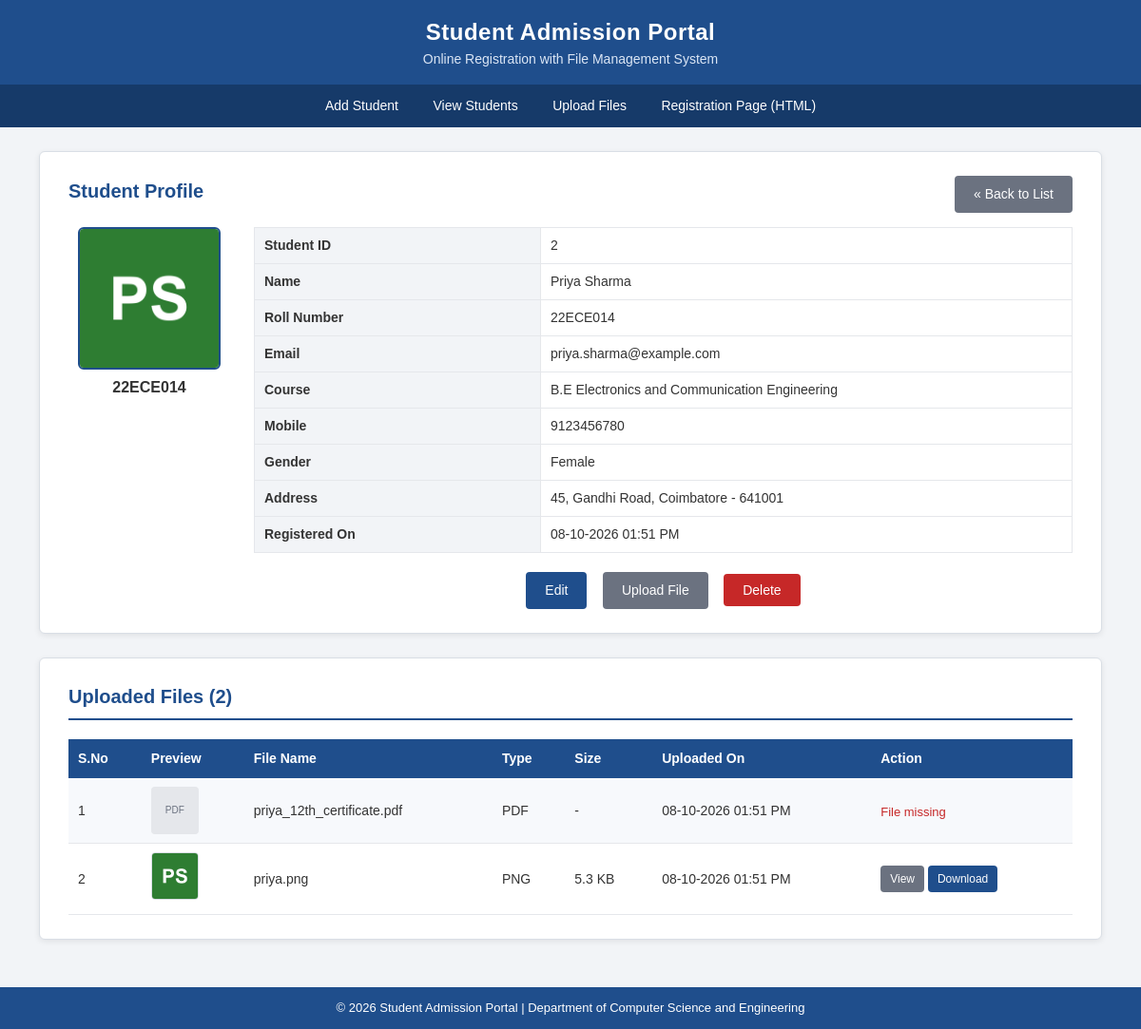
Page /PHP/student_details.php?id=2 on the committed database.
### tables this page shows
CREATE TABLE students (
    student_id    INT AUTO_INCREMENT,                  
    name          VARCHAR(100)  NOT NULL,              
    roll_number   VARCHAR(20)   NOT NULL,              
    email         VARCHAR(100)  NOT NULL,              
    password      VARCHAR(255)  NOT NULL,              
    course        VARCHAR(50)   NOT NULL,              
    mobile        CHAR(10)      NOT NULL,              
    gender        ENUM('Male','Female','Other') NOT NULL,
    address       TEXT          NOT NULL,              
    profile_image VARCHAR(255)  DEFAULT NULL,          
    created_at    TIMESTAMP     NOT NULL DEFAULT CURRENT_TIMESTAMP,  

     
    CONSTRAINT pk_students PRIMARY KEY (student_id),

     
    CONSTRAINT uq_students_roll  UNIQUE (roll_number),
    CONSTRAINT uq_students_email UNIQUE (email)
);

CREATE TABLE student_files (
    file_id     INT AUTO_INCREMENT,                    
    student_id  INT          NOT NULL,                 
    file_name   VARCHAR(255) NOT NULL,                 
    file_path   VARCHAR(255) NOT NULL,                 
    file_type   VARCHAR(10)  NOT NULL,                 
    upload_date TIMESTAMP    NOT NULL DEFAULT CURRENT_TIMESTAMP,

     
    CONSTRAINT pk_student_files PRIMARY KEY (file_id),

     
     
    CONSTRAINT fk_files_student FOREIGN KEY (student_id)
        REFERENCES students (student_id)
        ON DELETE CASCADE
        ON UPDATE CASCADE
);

### PHP/db.php (called while the page is built, shortened)
<?php
function e($text)
{
    return htmlspecialchars((string)$text, ENT_QUOTES, 'UTF-8');
}

### PHP/student_details.php (the view, shortened to what this page needs)
<?php
require_once 'db.php';
$id = filter_input(INPUT_GET, 'id', FILTER_VALIDATE_INT);
$student = null;
$files   = [];
try {
    $stmt = $conn->prepare('SELECT * FROM students WHERE student_id = ?');
    $stmt->bind_param('i', $id);
    $stmt->execute();
    $student = $stmt->get_result()->fetch_assoc();
    $stmt = $conn->prepare('SELECT * FROM student_files WHERE student_id = ? ORDER BY upload_date DESC, file_id DESC');
    $stmt->bind_param('i', $id);
    $stmt->execute();
    $result = $stmt->get_result();
    while ($row = $result->fetch_assoc()) {
        $files[] = $row;
    }
} catch (mysqli_sql_exception $ex) {
    set_flash('error', 'Database error: ' . $ex->getMessage());
    redirect('view_students.php');
}
function readable_size($bytes)
{
    return number_format($bytes / 1024, 1) . ' KB';
}
include 'header.php';
?>
<div class="card">
    <div class="top-bar">
        <h2>Student Profile</h2>
        <a href="view_students.php" class="btn btn-secondary">&laquo; Back to List</a>
    </div>
    <div class="profile-layout">
        <div class="profile-photo">
            <?php if (!empty($student['profile_image']) && is_file(__DIR__ . '/' . $student['profile_image'])): ?>
                <img src="<?php echo e($student['profile_image']); ?>" class="profile-img" alt="Profile photo">
            <?php else: ?>
                <span class="no-image large">No Image</span>
            <?php endif; ?>
            <p><strong><?php echo e($student['roll_number']); ?></strong></p>
        </div>
        <div class="profile-info">
            <table class="details-table">
                <tr><th>Student ID</th><td><?php echo $student['student_id']; ?></td></tr>
                <tr><th>Name</th><td><?php echo e($student['name']); ?></td></tr>
                <tr><th>Roll Number</th><td><?php echo e($student['roll_number']); ?></td></tr>
                <tr><th>Email</th><td><?php echo e($student['email']); ?></td></tr>
                <tr><th>Course</th><td><?php echo e($student['course']); ?></td></tr>
                <tr><th>Mobile</th><td><?php echo e($student['mobile']); ?></td></tr>
                <tr><th>Gender</th><td><?php echo e($student['gender']); ?></td></tr>
                <tr><th>Address</th><td><?php echo nl2br(e($student['address'])); ?></td></tr>
                <tr><th>Registered On</th><td><?php echo date('d-m-Y h:i A', strtotime($student['created_at'])); ?></td></tr>
            </table>
            <div class="button-row">
                <a href="edit_student.php?id=<?php echo $student['student_id']; ?>" class="btn btn-primary">Edit</a>
                <a href="upload_file.php?student_id=<?php echo $student['student_id']; ?>" class="btn btn-secondary">Upload File</a>
                <form action="delete_student.php" method="post" class="inline-form"
                      data-name="<?php echo e($student['name']); ?>"
                      onsubmit="return confirmDelete(this.getAttribute('data-name'))">
                    <input type="submit" class="btn btn-danger" value="Delete">
                </form>
            </div>
        </div>
    </div>
</div>
<div class="card">
    <h2>Uploaded Files (<?php echo count($files); ?>)</h2>
    <div class="table-wrapper">
        <table class="data-table">
            <tr>
                <th>S.No</th>
                <th>Preview</th>
                <th>File Name</th>
                <th>Type</th>
                <th>Size</th>
                <th>Uploaded On</th>
                <th>Action</th>
            </tr>
            <?php if (empty($files)): ?>
                <tr><td colspan="7" class="text-center muted">No files uploaded yet.</td></tr>
            <?php else: ?>
                <?php foreach ($files as $index => $file): ?>
                    <?php
                        $fullPath = __DIR__ . '/' . $file['file_path'];
                        $exists   = is_file($fullPath);
                        $isImage  = in_array($file['file_type'], IMAGE_EXTENSIONS, true);
                    ?>
                    <tr>
                        <td><?php echo $index + 1; ?></td>
                        <td>
                            <?php if ($exists && $isImage): ?>
                                <img src="<?php echo e($file['file_path']); ?>" class="thumb" alt="Preview">
                            <?php else: ?>
                                <span class="no-image"><?php echo strtoupper(e($file['file_type'])); ?></span>
                            <?php endif; ?>
                        </td>
                        <td><?php echo e($file['file_name']); ?></td>
                        <td><?php echo strtoupper(e($file['file_type'])); ?></td>
                        <td><?php echo $exists ? readable_size(filesize($fullPath)) : '-'; ?></td>
                        <td><?php echo date('d-m-Y h:i A', strtotime($file['upload_date'])); ?></td>
                        <td>
                            <?php if ($exists): ?>
                                <a href="<?php echo e($file['file_path']); ?>" target="_blank" class="btn btn-secondary btn-small">View</a>
                                <a href="<?php echo e($file['file_path']); ?>" download="<?php echo e($file['file_name']); ?>" class="btn btn-primary btn-small">Download</a>
                            <?php else: ?>
                                <span class="error">File missing</span>
                            <?php endif; ?>
                        </td>
                    </tr>
                <?php endforeach; ?>
            <?php endif; ?>
        </table>
    </div>
</div>
<?php include 'footer.php'; ?>

### PHP/header.php (shortened to what this page needs)
<!DOCTYPE html>
<html lang="en">
<head>
    <link rel="stylesheet" href="../Frontend/style.css">
</head>
<body>
    <header class="site-header">
        <h1>Student Admission Portal</h1>
        <p>Online Registration with File Management System</p>
    </header>
    <nav class="nav-bar">
        <a href="add_student.php">Add Student</a>
        <a href="view_students.php">View Students</a>
        <a href="upload_file.php">Upload Files</a>
        <a href="../Frontend/index.html">Registration Page (HTML)</a>
    </nav>
    <main class="main-content">

### PHP/footer.php (shortened to what this page needs)
    </main>
    <footer class="site-footer">
        &copy; <?php echo date('Y'); ?> Student Admission Portal | Department of Computer Science and Engineering
    </footer>
</body>
</html>

### Frontend/style.css (style rules this page uses)
* { margin: 0; padding: 0; box-sizing: border-box; }
body { font-family: Arial, Helvetica, sans-serif; background-color: #f2f4f7; color: #333333; line-height: 1.5; min-height: 100vh; display: flex; flex-direction: column; }
a { color: #1f4e8c; }
.site-header { background-color: #1f4e8c; color: #ffffff; padding: 16px 20px; text-align: center; }
.site-header h1 { font-size: 24px; letter-spacing: 0.5px; }
.site-header p { font-size: 14px; color: #dbe6f5; }
.nav-bar { background-color: #163a69; text-align: center; padding: 8px 10px; }
.nav-bar a { color: #ffffff; text-decoration: none; margin: 0 10px; font-size: 14px; display: inline-block; padding: 4px 6px; }
.main-content { flex: 1; width: 100%; max-width: 1150px; margin: 25px auto; padding: 0 16px; }
.card { background-color: #ffffff; border: 1px solid #d9dee5; border-radius: 6px; box-shadow: 0 2px 6px rgba(0, 0, 0, 0.08); padding: 25px 30px; margin: 0 auto 25px auto; }
.card h2 { color: #1f4e8c; font-size: 20px; border-bottom: 2px solid #1f4e8c; padding-bottom: 8px; margin-bottom: 20px; }
.error { display: block; color: #c62828; font-size: 13px; margin-top: 4px; min-height: 0; }
.btn { display: inline-block; padding: 9px 20px; font-size: 14px; border: none; border-radius: 4px; cursor: pointer; text-decoration: none; color: #ffffff; font-family: inherit; }
.btn-primary { background-color: #1f4e8c; }
.btn-secondary { background-color: #6b7280; }
.btn-danger { background-color: #c62828; }
.btn-small { padding: 5px 10px; font-size: 12px; }
.button-row { text-align: center; margin-top: 20px; }
.button-row .btn { margin: 0 6px; }
.inline-form { display: inline; }
.thumb { width: 50px; height: 50px; object-fit: cover; border-radius: 4px; border: 1px solid #d9dee5; }
.profile-img { width: 150px; height: 150px; object-fit: cover; border-radius: 6px; border: 2px solid #1f4e8c; }
.no-image { display: inline-block; width: 50px; height: 50px; line-height: 50px; text-align: center; background-color: #e5e7eb; color: #6b7280; font-size: 10px; border-radius: 4px; }
.table-wrapper { width: 100%; overflow-x: auto; }
.data-table { width: 100%; border-collapse: collapse; font-size: 14px; background-color: #ffffff; }
.data-table th { background-color: #1f4e8c; color: #ffffff; text-align: left; padding: 10px; }
.data-table td { padding: 9px 10px; border-bottom: 1px solid #e5e7eb; vertical-align: middle; }
.data-table tr:nth-child(even) td { background-color: #f7f9fc; }
.details-table { width: 100%; border-collapse: collapse; font-size: 14px; }
.details-table th { width: 35%; text-align: left; background-color: #f2f4f7; padding: 8px 10px; border: 1px solid #e5e7eb; }
.details-table td { padding: 8px 10px; border: 1px solid #e5e7eb; }
.profile-layout { display: flex; gap: 25px; align-items: flex-start; }
.profile-photo { text-align: center; flex: 0 0 170px; }
.profile-info { flex: 1; }
.top-bar { display: flex; justify-content: space-between; align-items: center; flex-wrap: wrap; gap: 10px; margin-bottom: 15px; }
.top-bar h2 { margin-bottom: 0; border-bottom: none; }
.site-footer { background-color: #1f4e8c; color: #ffffff; text-align: center; padding: 12px; font-size: 13px; }

### rows in the picture
students: profile_image (picture), roll_number "22ECE014", student_id "2", name "Priya Sharma", email "priya.sharma@example.com", course "B.E Electronics and Communication Engineering", mobile "9123456780", gender "Female", address "45, Gandhi Road, Coimbatore - 641001", created_at "08-10-2026 01:51 PM"
student_files: file_type "PDF", file_name "priya_12th_certificate.pdf", upload_date "08-10-2026 01:51 PM", shows "File missing"
student_files: file_path (picture), file_name "priya.png", file_type "PNG", file_path "5.3 KB", upload_date "08-10-2026 01:51 PM"

### other values in the picture
count($files) "2"
